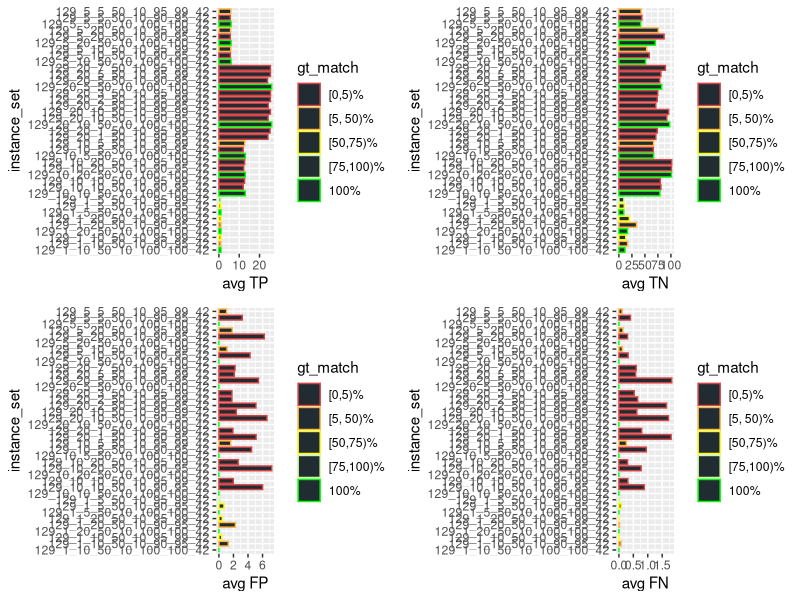
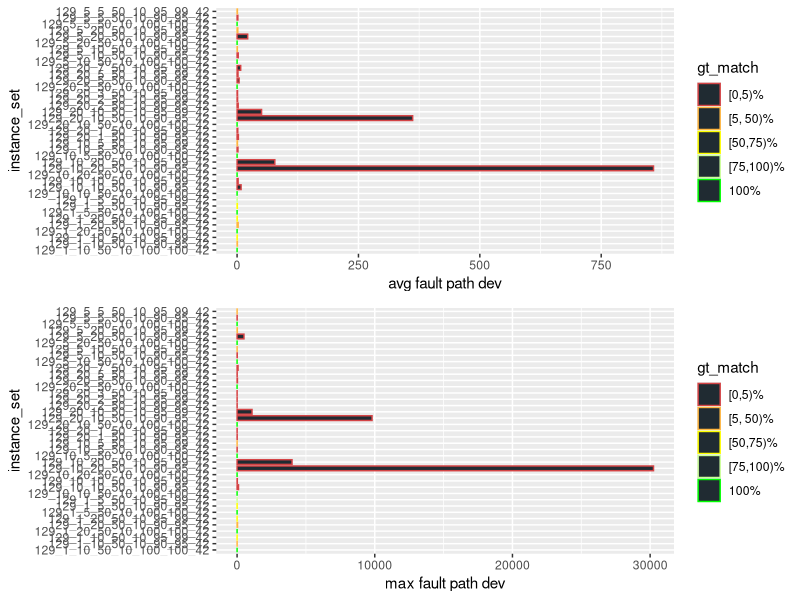
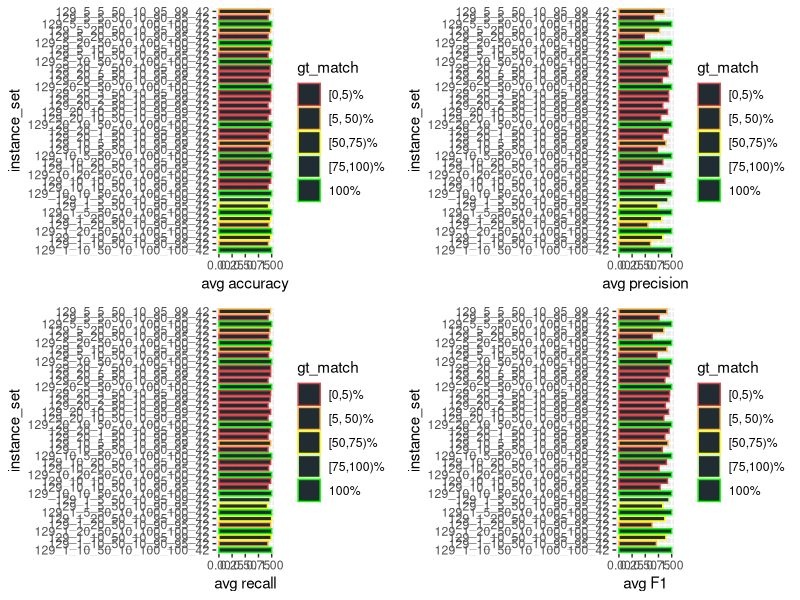
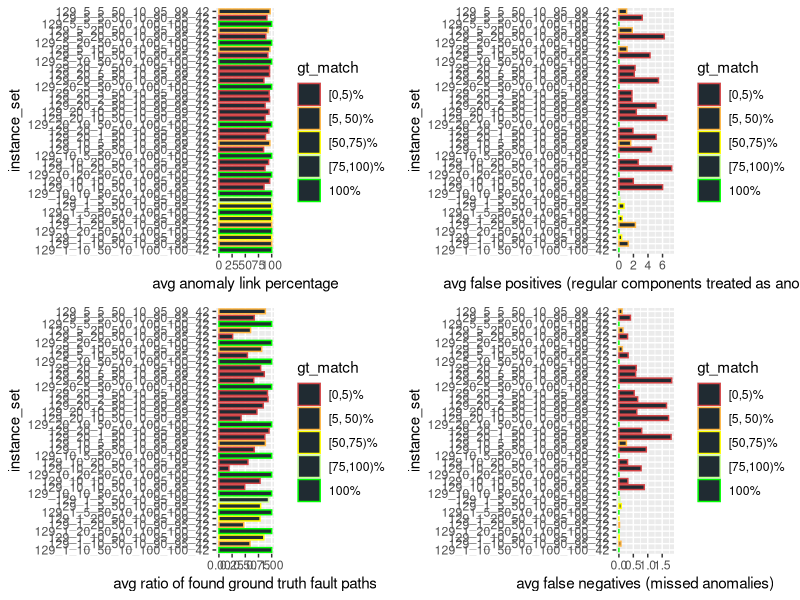
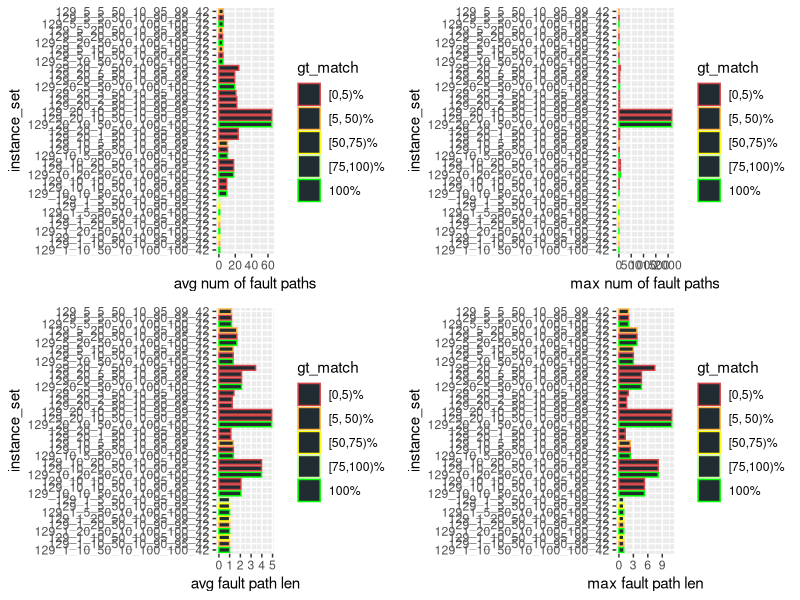
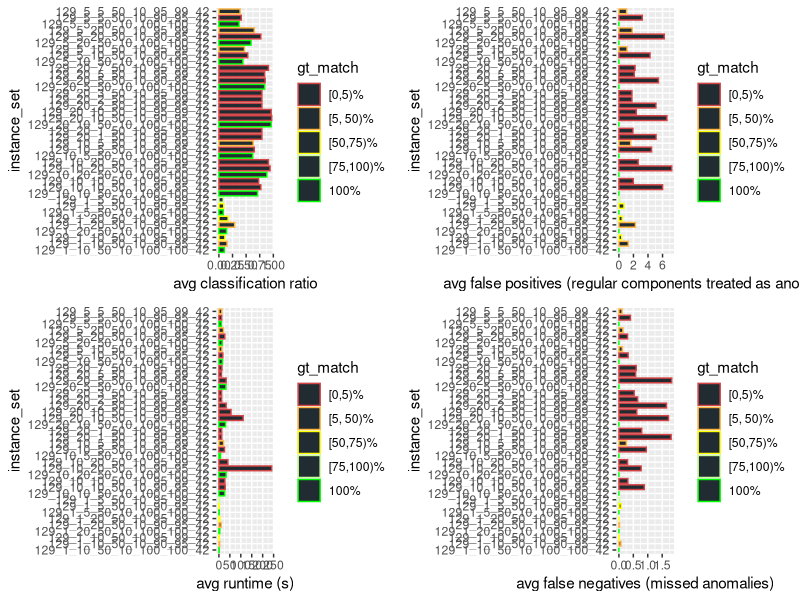
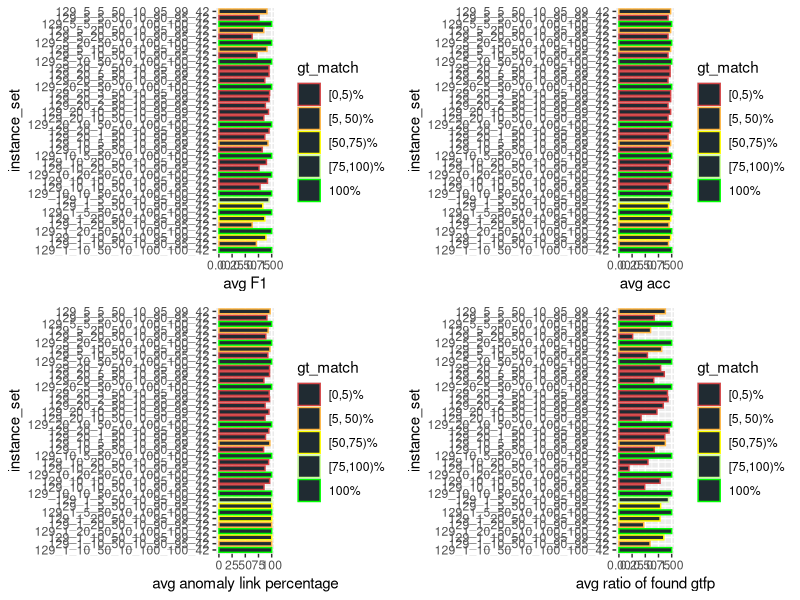
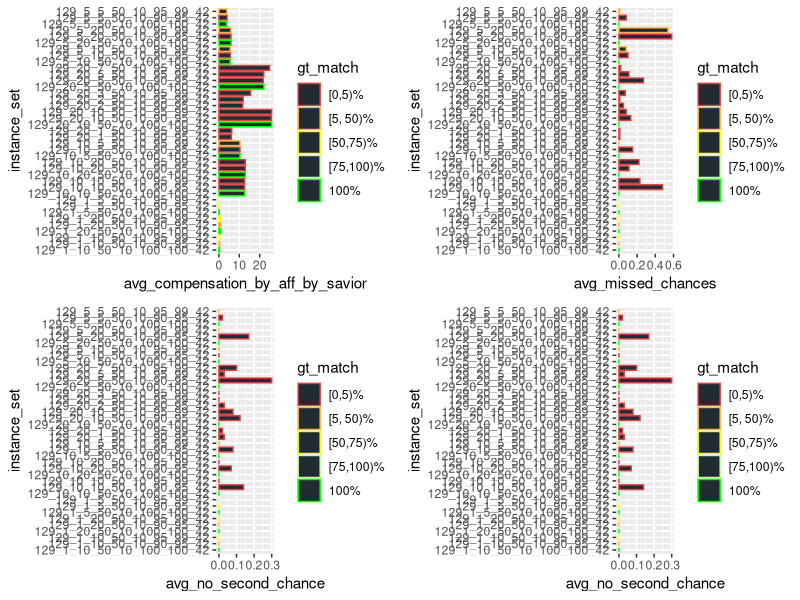

Reproduce these figures in R, in order.
library(ggplot2)
library(gridExtra)
library(dplyr)
library(scales)

BAR_COLOR <- c(rgb(32, 43, 50, maxColorValue = 255))
BAR_DEF <- geom_bar(stat = "identity", fill = BAR_COLOR, width = 0.75)
COLOR_VALS <- c("#d44345", "#ffb641", "#ffff00", "#ccff99", "#00ff00")

gen_multi_plot_four <- function(
        pp1, pp2, pp3, pp4, y, x1, x2, x3, x4, filename
    ) {
    fpp1 <- pp1 + BAR_DEF + coord_flip() + xlab(y) + ylab(x1) + scale_color_manual(values = color_mapping)
    fpp2 <- pp2 + BAR_DEF + coord_flip() + xlab(y) + ylab(x2) + scale_color_manual(values = color_mapping)
    fpp3 <- pp3 + BAR_DEF + coord_flip() + xlab(y) + ylab(x3) + scale_color_manual(values = color_mapping)
    fpp4 <- pp4 + BAR_DEF + coord_flip() + xlab(y) + ylab(x4) + scale_color_manual(values = color_mapping)
    combined_plot <- grid.arrange(fpp1, fpp2, fpp3, fpp4, ncol = 2)
    ggsave(combined_plot, file = filename, width = 12, height = 6)
}

gen_multi_plot_two <- function(pp1, pp2, y, x1, x2, filename) {
    fpp1 <- pp1 + BAR_DEF + coord_flip() + xlab(y) + ylab(x1) + scale_color_manual(values = color_mapping)
    fpp2 <- pp2 + BAR_DEF + coord_flip() + xlab(y) + ylab(x2) + scale_color_manual(values = color_mapping)
    combined_plot <- grid.arrange(fpp1, fpp2, ncol = 1)
    ggsave(combined_plot, file = filename, width = 12, height = 6)
}

input <- read.csv(file = "cumulative_res.csv", header = TRUE, sep = ",", check.name = FALSE)

# instead of the percentage value factor(gt_match_perc) for which I'd need 100
# colors, I only want to color / group them into 5 groups
LABELS <- c("[0,5)%", "[5, 50)%", "[50,75)%", "[75,100)%", "100%")
color_mapping <- setNames(COLOR_VALS, LABELS)

input$gt_match <- cut(
    input$gt_match_perc,
    breaks = c(0, 5, 50, 75, 100, Inf),
    labels = LABELS,
    include.lowest = TRUE,
    right = FALSE
)

p1 <- ggplot(
    data = input, aes_string(
        x = "instance_set", y = "avg_tp", color = "gt_match", group = "gt_match"
    )
)

p2 <- ggplot(
    data = input, aes_string(
        x = "instance_set", y = "avg_tn", color = "gt_match", group = "gt_match"
    )
)

p3 <- ggplot(
    data = input, aes_string(
        x = "instance_set", y = "avg_fp", color = "gt_match", group = "gt_match"
    )
)

p4 <- ggplot(
    data = input, aes_string(
        x = "instance_set", y = "avg_fn", color = "gt_match", group = "gt_match"
    )
)

# confusion matrix multiplot
gen_multi_plot_four(p1, p2, p3, p4, "instance_set", "avg TP", "avg TN", "avg FP", "avg FN", "confusion_matrix.png")

p1 <- ggplot(
    data = input, aes_string(
        x = "instance_set", y = "fp_dev_mean", color = "gt_match", group = "gt_match"
    )
)

p2 <- ggplot(
    data = input, aes_string(
        x = "instance_set", y = "fp_dev_max", color = "gt_match", group = "gt_match"
    )
)

# fault path dev multiplot
gen_multi_plot_two(p1, p2, "instance_set", "avg fault path dev", "max fault path dev", "fault_path_dev.png")

p1 <- ggplot(
    data = input, aes_string(
        x = "instance_set", y = "avg_acc", color = "gt_match", group = "gt_match"
    )
)

p2 <- ggplot(
    data = input, aes_string(
        x = "instance_set", y = "avg_prec", color = "gt_match", group = "gt_match"
    )
)

p3 <- ggplot(
    data = input, aes_string(
        x = "instance_set", y = "avg_rec", color = "gt_match", group = "gt_match"
    )
)

p4 <- ggplot(
    data = input, aes_string(
        x = "instance_set", y = "avg_f1", color = "gt_match", group = "gt_match"
    )
)

# common eval metrics
gen_multi_plot_four(p1, p2, p3, p4, "instance_set", "avg accuracy", "avg precision", "avg recall", "avg F1", "eval_metrics.png")

p1 <- ggplot(
    data = input, aes_string(
        x = "instance_set", y = "avg_ano_link_perc", color = "gt_match", group = "gt_match"
    )
)

p2 <- ggplot(
    data = input, aes_string(
        x = "instance_set", y = "avg_fp", color = "gt_match", group = "gt_match"
    )
)

p3 <- ggplot(
    data = input, aes_string(
        x = "instance_set", y = "avg_ratio_of_found_gtfp", color = "gt_match", group = "gt_match"
    )
)

p4 <- ggplot(
    data = input, aes_string(
        x = "instance_set", y = "avg_fn", color = "gt_match", group = "gt_match"
    )
)

# ground truth analysis
gen_multi_plot_four(
    p1, p2, p3, p4,
    "instance_set",
    "avg anomaly link percentage",
    "avg false positives (regular components treated as anomalies)",
    "avg ratio of found ground truth fault paths",
    "avg false negatives (missed anomalies)",
    "gt_analysis.png"
)

p1 <- ggplot(
    data = input, aes_string(
        x = "instance_set", y = "avg_num_fault_paths", color = "gt_match", group = "gt_match"
    )
)

p2 <- ggplot(
    data = input, aes_string(
        x = "instance_set", y = "max_num_fault_paths", color = "gt_match", group = "gt_match"
    )
)

p3 <- ggplot(
    data = input, aes_string(
        x = "instance_set", y = "avg_fault_path_len", color = "gt_match", group = "gt_match"
    )
)

p4 <- ggplot(
    data = input, aes_string(
        x = "instance_set", y = "max_fault_path_len", color = "gt_match", group = "gt_match"
    )
)

# fault path plot
gen_multi_plot_four(p1, p2, p3, p4, "instance_set", "avg num of fault paths", "max num of fault paths", "avg fault path len", "max fault path len", "fault_paths.png")


p1 <- ggplot(
    data = input, aes_string(
        x = "instance_set", y = "avg_classification_ratio", color = "gt_match", group = "gt_match"
    )
)

p2 <- ggplot(
    data = input, aes_string(
        x = "instance_set", y = "avg_fp", color = "gt_match", group = "gt_match"
    )
)

p3 <- ggplot(
    data = input, aes_string(
        x = "instance_set", y = "`avg_runtime (s)`", color = "gt_match", group = "gt_match"
    )
)

p4 <- ggplot(
    data = input, aes_string(
        x = "instance_set", y = "avg_fn", color = "gt_match", group = "gt_match"
    )
)

# classification ratio, etc.
gen_multi_plot_four(
    p1, p2, p3, p4,
    "instance_set",
    "avg classification ratio",
    "avg false positives (regular components treated as anomalies)",
    "avg runtime (s)",
    "avg false negatives (missed anomalies)",
    "classification_ratio.png"
)

# visualize compensation capability

p1 <- ggplot(
    data = input, aes_string(
        x = "instance_set", y = "avg_f1", color = "gt_match", group = "gt_match"
    )
)

p2 <- ggplot(
    data = input, aes_string(
        x = "instance_set", y = "avg_acc", color = "gt_match", group = "gt_match"
    )
)

p3 <- ggplot(
    data = input, aes_string(
        x = "instance_set", y = "avg_ano_link_perc", color = "gt_match", group = "gt_match"
    )
)

p4 <- ggplot(
    data = input, aes_string(
        x = "instance_set", y = "avg_ratio_of_found_gtfp", color = "gt_match", group = "gt_match"
    )
)

gen_multi_plot_four(
    p1, p2, p3, p4,
    "instance_set",
    "avg F1",
    "avg acc",
    "avg anomaly link percentage",
    "avg ratio of found gtfp",
    "compensation.png"
)

# visualize actual compensation (!) and missed chances

p1 <- ggplot(
    data = input, aes_string(
        x = "instance_set", y = "avg_compensation_by_aff_by_savior", color = "gt_match", group = "gt_match"
    )
)

p2 <- ggplot(
    data = input, aes_string(
        x = "instance_set", y = "avg_missed_chances", color = "gt_match", group = "gt_match"
    )
)

p3 <- ggplot(
    data = input, aes_string(
        x = "instance_set", y = "avg_no_second_chance", color = "gt_match", group = "gt_match"
    )
)

p4 <- ggplot(
    data = input, aes_string(
        x = "instance_set", y = "avg_no_second_chance", color = "gt_match", group = "gt_match"
    )
)

gen_multi_plot_four(
    p1, p2, p3, p4,
    "instance_set", # x
    "avg_compensation_by_aff_by_savior", # y1
    "avg_missed_chances", # y2
    "avg_no_second_chance", # y3
    "avg_no_second_chance", # y3
    "compensation_metrics.png"
)

# visualize "best of" plots

p1 <- ggplot(
    data = input, aes_string(
        x = "instance_set", y = "avg_classification_ratio", color = "gt_match", group = "gt_match"
    )
)

p2 <- ggplot(
    data = input, aes_string(
        x = "instance_set", y = "avg_ano_link_perc", color = "gt_match", group = "gt_match"
    )
)

p3 <- ggplot(
    data = input, aes_string(
        x = "instance_set", y = "avg_ratio_of_found_gtfp", color = "gt_match", group = "gt_match"
    )
)

# avoid log(0)
input <- input %>%
    mutate(fp_dev_max = ifelse(fp_dev_max == 0, 1e-1, fp_dev_max))

p4 <- ggplot(
    data = input, aes_string(
        x = "instance_set", y = "fp_dev_max", color = "gt_match", group = "gt_match"
    )
) + scale_y_log10(labels = scales::trans_format("log10", scales::math_format(10^.x)), limits=c(1e-1, 1e4))

gen_multi_plot_four(
    p1, p2, p3, p4,
    "instance_set", # x
    "avg_classification_ratio", # y1
    "avg_ano_link_perc", # y2
    "avg_ratio_of_found_gtfp", # y3
    "fp_dev_max", # y3
    "bestof.png"
)
